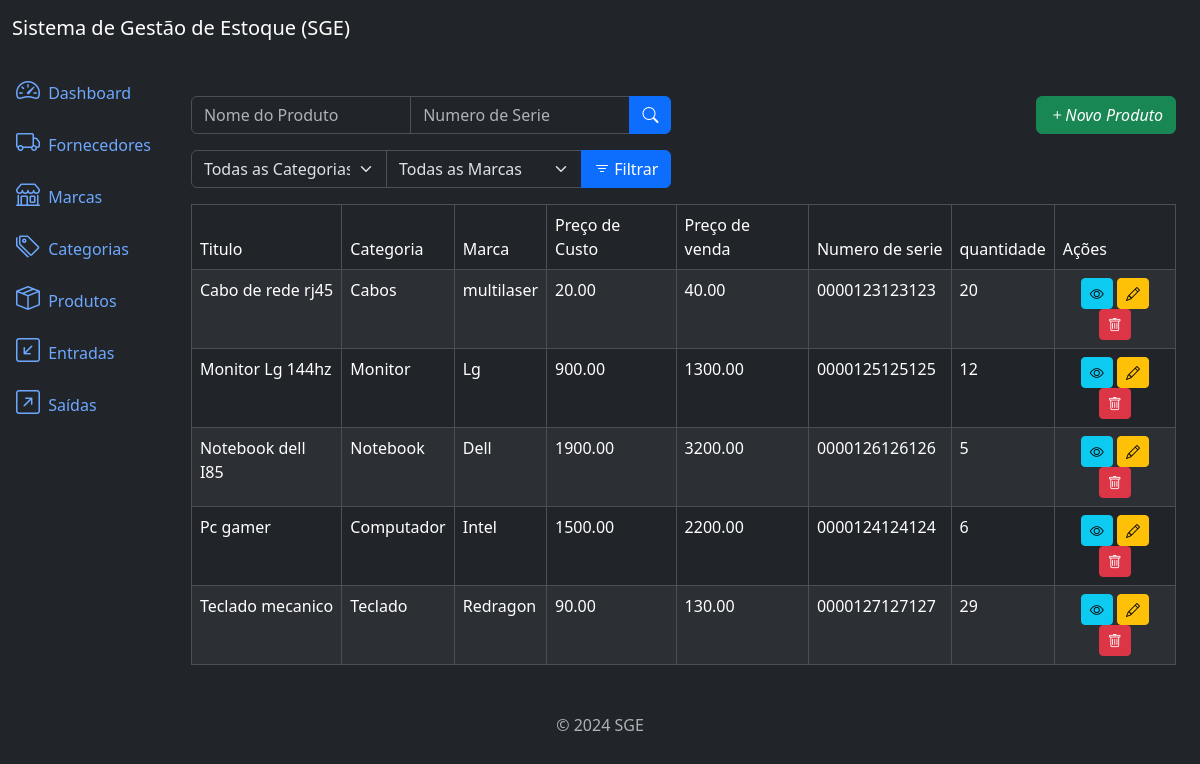
The page /product/list/ on the database its author committed.
### products/models.py (models this page shows, shortened)
class Product(models.Model):
    title = models.CharField(max_length=500)
    category = models.ForeignKey(
        Category, on_delete=models.PROTECT, related_name='products'
    )
    brand = models.ForeignKey(
        Brand, on_delete=models.PROTECT, related_name='brand'
    )
    description = models.TextField(null=True, blank=True)
    serie_number = models.CharField(max_length=200, null=True, blank=True)
    cost_price = models.DecimalField(max_digits=20, decimal_places=2)
    selling_price = models.DecimalField(max_digits=20, decimal_places=2)
    quantity = models.IntegerField(default=0)
    created_at = models.DateTimeField(auto_now_add=True)
    updated_at = models.DateTimeField(auto_now=True)
    class Meta:
        ordering = ['title']

### categories/models.py (models this page shows)
class Category(models.Model):
    name = models.CharField(max_length=500)
    description = models.TextField(null=True, blank=True)
    created_at = models.DateTimeField(auto_now_add=True)
    updated_at = models.DateTimeField(auto_now=True)
    class Meta:
        ordering = ['name']
    def __str__(self) -> str:
        return self.name

### brands/models.py (models this page shows)
class Brand(models.Model):
    name = models.CharField(max_length=500)
    description = models.TextField(null=True, blank=True)
    created_at = models.DateTimeField(auto_now_add=True)
    updated_at = models.DateTimeField(auto_now=True)
    class Meta:
        ordering = ['name']
    def __str__(self) -> str:
        return self.name

### products/views.py (the view)
class ProductLIstView(ListView):
    model = Product
    template_name = 'product_list.html'
    context_object_name = 'products'
    def get_queryset(self):
        title = self.request.GET.get('title')
        serie_number = self.request.GET.get('serie_number')
        brand = self.request.GET.get('brand')
        category = self.request.GET.get('category')
        queryset = super().get_queryset()
        if title:
            queryset = queryset.filter(title__icontains=title)
        if serie_number:
            queryset = queryset.filter(
                serie_number__icontains=serie_number
            )
        if brand:
            queryset = queryset.filter(brand_id=brand)
        if category:
            queryset = queryset.filter(category_id=category)
        return queryset
    def get_context_data(self, **kwargs):
        context = super().get_context_data(**kwargs)
        context["categories"] = Category.objects.all()
        context["brands"] = Brand.objects.all()
        return context

### products/templates/product_list.html (shortened to what this page needs)
{% extends "base.html" %}
{% block content %}
    <div class="row mb-3">
        <div class="col-md-8 col-lg-6">
            <form action="" methd="get">
                <div class="input-group">
                    <input type="text" aria-label="Product" class="form-control" name="title" placeholder="Nome do Produto" value={{request.GET.title}}>
                    <input type="text" aria-label="Serial Number" class="form-control" name="serie_number" placeholder="Numero de Serie" value={{request.GET.serie_number}}>
                    <button type="submit" class="btn btn-primary">
                        <i class="bi bi-search"></i>
                    </button>
                  </div>
            </form>
        </div>
        <div class="col-md-4 col-lg-6">
            <a href="{% url "product_create" %}" class="btn btn-success float-end">
                <i class="bi bi-plus">Novo Produto</i>
            </a>
        </div>
    </div>
    <div class="row mb-3">
        <div class="col-md-6">
            <form action="" method="get">
                <div class="input-group">
                    <select name="category" id="" class="form-select">
                        <option value="" {% if not request.GET.category %} selected {% endif %}>Todas as Categorias</option>
                    </select>
                    <select name="brand" id="" class="form-select">
                        <option value="" {% if not request.GET.brand %} selected {% endif %}>Todas as Marcas</option>
                    </select>
                    <button type="submit" class="btn btn-primary">
                        <i class="bi bi-filter"></i> Filtrar
                    </button>
                </div>
            </form>
        </div>
    </div>
    <div class="table-responsive">
        <table class="table table-striped table-bordered">
            <thead class="thead-dark">
                <tr>
                    <td>Titulo</td>
                    <td>Categoria</td>
                    <td>Marca</td>
                    <td>Preço de Custo</td>
                    <td>Preço de venda</td>
                    <td>Numero de serie</td>
                    <td>quantidade</td>
                    <td>Ações</td>
                </tr>
            </thead>
            <tbody>
                {% for product in products %}
                        <td>{{product.title}}</td>
                        <td>{{product.category}}</td>
                        <td>{{product.brand}}</td>
                        <td>{{product.cost_price}}</td>
                        <td>{{product.selling_price}}</td>
                        <td>{{product.serie_number}}</td>
                        <td>{{product.quantity}}</td>
                        <td class="text-center">
                            <a href="{% url "product_detail" product.pk%}" class="btn btn-info btn-sm">
                                <i class="bi bi-eye"></i>
                            </a>
                            <a href="{% url "product_update" product.pk%}" class="btn btn-warning btn-sm">
                                <i class="bi bi-pencil"></i>
                            </a>
                            <a href="{% url "product_delete" product.pk%}" class="btn btn-danger btn-sm">
                                <i class="bi bi-trash"></i>
                            </a>
                        </td>
                {% endfor %}
            </tbody>
        </table>
    </div>
{% endblock content %}

### rows shown on the page
Product: title "Cabo de rede rj45", category "Cabos", brand "multilaser", cost_price "20.00", selling_price "40.00", serie_number "0000123123123", quantity "20"
Product: title "Monitor Lg 144hz", category "Monitor", brand "Lg", cost_price "900.00", selling_price "1300.00", serie_number "0000125125125", quantity "12"
Product: title "Notebook dell I85", category "Notebook", brand "Dell", cost_price "1900.00", selling_price "3200.00", serie_number "0000126126126", quantity "5"
Product: title "Pc gamer", category "Computador", brand "Intel", cost_price "1500.00", selling_price "2200.00", serie_number "0000124124124", quantity "6"
Product: title "Teclado mecanico", category "Teclado", brand "Redragon", cost_price "90.00", selling_price "130.00", serie_number "0000127127127", quantity "29"
